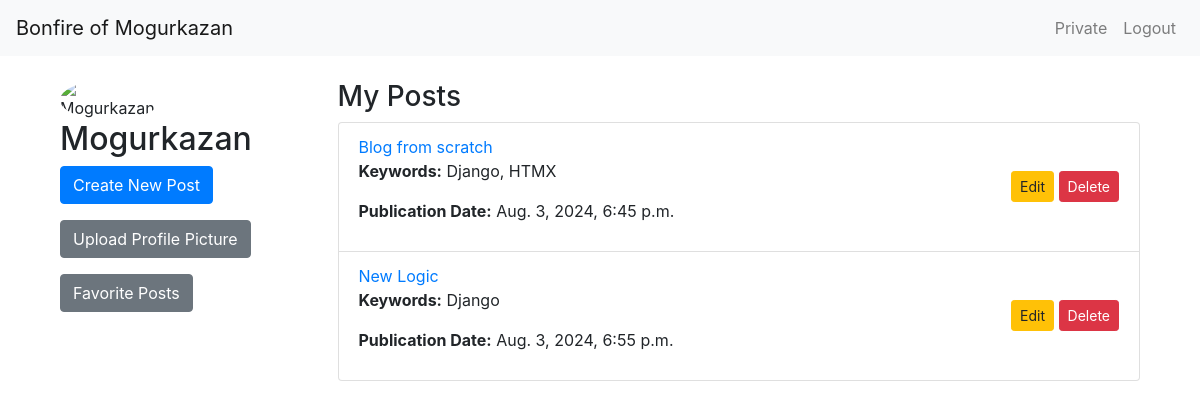
Page /private/ (signed in) on the earlier database version.
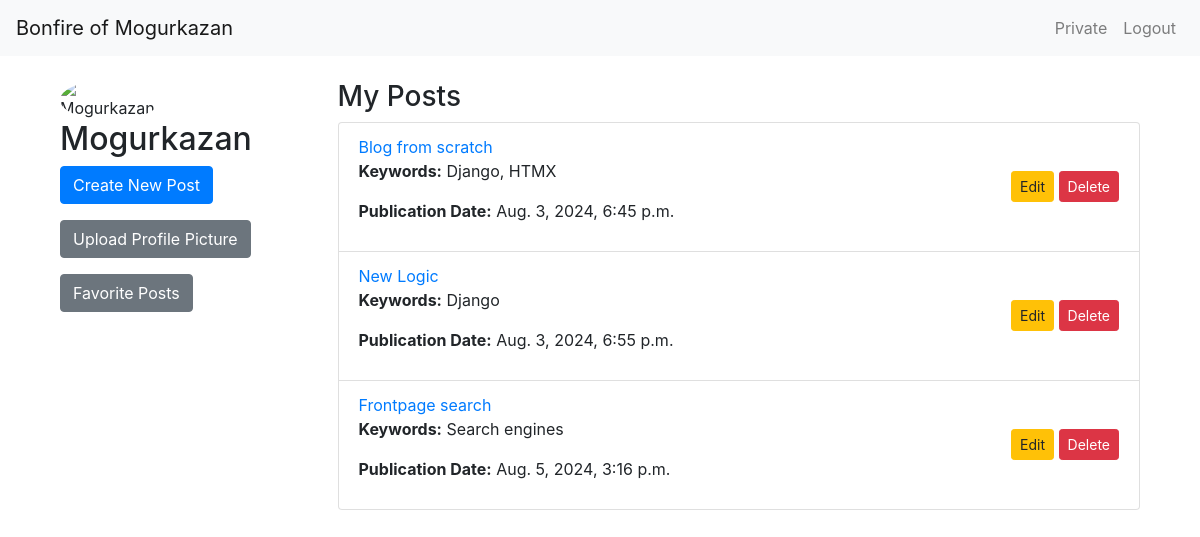
Same page on the later database version.
### blog/models.py (models this page shows, shortened)
class CustomUser(AbstractBaseUser, PermissionsMixin):
    email = models.EmailField(unique=True)
    nickname = models.CharField(max_length=30)
    profile_picture = CloudinaryField('image', blank=True, null=True)
    is_active = models.BooleanField(default=True)
    is_staff = models.BooleanField(default=False)
    objects = CustomUserManager()
    USERNAME_FIELD = 'email'
    REQUIRED_FIELDS = ['nickname']

class Post(models.Model):
    author = models.ForeignKey(CustomUser, on_delete=models.CASCADE, related_name='posts')
    title = models.CharField(max_length=255)
    keywords = models.CharField(max_length=255, default='')
    content = models.TextField()
    created_at = models.DateTimeField(auto_now_add=True)
    updated_at = models.DateTimeField(auto_now=True)
    image = CloudinaryField('image', blank=True, null=True)

### blog/views.py (the view)
# urls.py: path('private/', views.private_area, name='private_area'),
@login_required
def private_area(request):
    posts = Post.objects.filter(author=request.user)
    return render(request, 'blog/private_area.html', {'posts': posts})

### blog/templates/blog/private_area.html (shortened to what this page needs)
{% extends "base.html" %}
{% block content %}
<div class="container">
    <div class="row">
        <div class="col-md-3">
            <div class="profile-header">
                {% if user.profile_picture %}
                    <img src="{{ user.profile_picture.url }}" alt="{{ user.nickname }}" style="max-width: 100px; border-radius: 50%;">
                {% else %}
                    <img src="default_profile_picture_url" alt="Default Profile Picture" style="max-width: 100px; border-radius: 50%;">
                {% endif %}
                <h2>{{ user.nickname }}</h2>
            </div>
            <a href="{% url 'post_create' %}" class="btn btn-primary mb-3">Create New Post</a>
            <a href="{% url 'upload_profile_picture' %}" class="btn btn-secondary mb-3">Upload Profile Picture</a>
            <a href="{% url 'favorite_list' %}" class="btn btn-secondary mb-3">Favorite Posts</a>
        </div>
        <div class="col-md-9">
            <h3>My Posts</h3>
            <ul class="list-group">
                {% for post in posts %}
                    <li class="list-group-item d-flex justify-content-between align-items-center">
                        <div>
                            <a href="{% url 'post_detail' post.pk %}">{{ post.title }}</a>
                            <p><strong>Keywords:</strong> {{ post.keywords }}</p>
                            <p><strong>Publication Date:</strong> {{ post.created_at }}</p>
                        </div>
                        <div>
                            <a href="{% url 'post_edit' post.pk %}" class="btn btn-warning btn-sm">Edit</a>
                            <form action="{% url 'post_delete' post.pk %}?next={% url 'private_area' %}" method="post" style="display:inline;">
                                <button type="submit" class="btn btn-danger btn-sm">Delete</button>
                            </form>
                        </div>
                    </li>
                {% endfor %}
            </ul>
        </div>
    </div>
</div>
{% endblock %}

### templates/base.html (shortened to what this page needs)
<!DOCTYPE html>
<html lang="en">
<head>
    <link rel="stylesheet" href="https://stackpath.bootstrapcdn.com/bootstrap/4.5.2/css/bootstrap.min.css">
    {% load static %}
    <link rel="stylesheet" href="{% static 'css/styles.css' %}">
</head>
<body>
    {% include 'partials/navbar.html' %}
    <div class="container mt-4">
        {% block content %}{% endblock %}
    </div>
</body>
</html>

### blog/templates/partials/navbar.html (shortened to what this page needs)
<nav class="navbar navbar-expand-lg navbar-light bg-light">
    <a class="navbar-brand" href="{% url 'post_list' %}">
        {% if user.is_authenticated %}
            Bonfire of {{ user.nickname }}
        {% else %}
            Bonfire
        {% endif %}
    </a>
    <div class="collapse navbar-collapse" id="navbarNav">
        <ul class="navbar-nav ml-auto">
            {% if user.is_authenticated %}
                <li class="nav-item">
                    <a class="nav-link" href="{% url 'private_area' %}">Private</a>
                </li>
                <li class="nav-item">
                    <form method="post" action="{% url 'logout' %}">
                        <button type="submit" class="btn btn-link nav-link" style="border: none; background: none;">Logout</button>
                    </form>
                </li>
            {% endif %}
        </ul>
    </div>
</nav>

Differences in the rows shown:
added Post: title "Frontpage search", keywords "Search engines", created_at "Aug. 5, 2024, 3:16 p.m."
